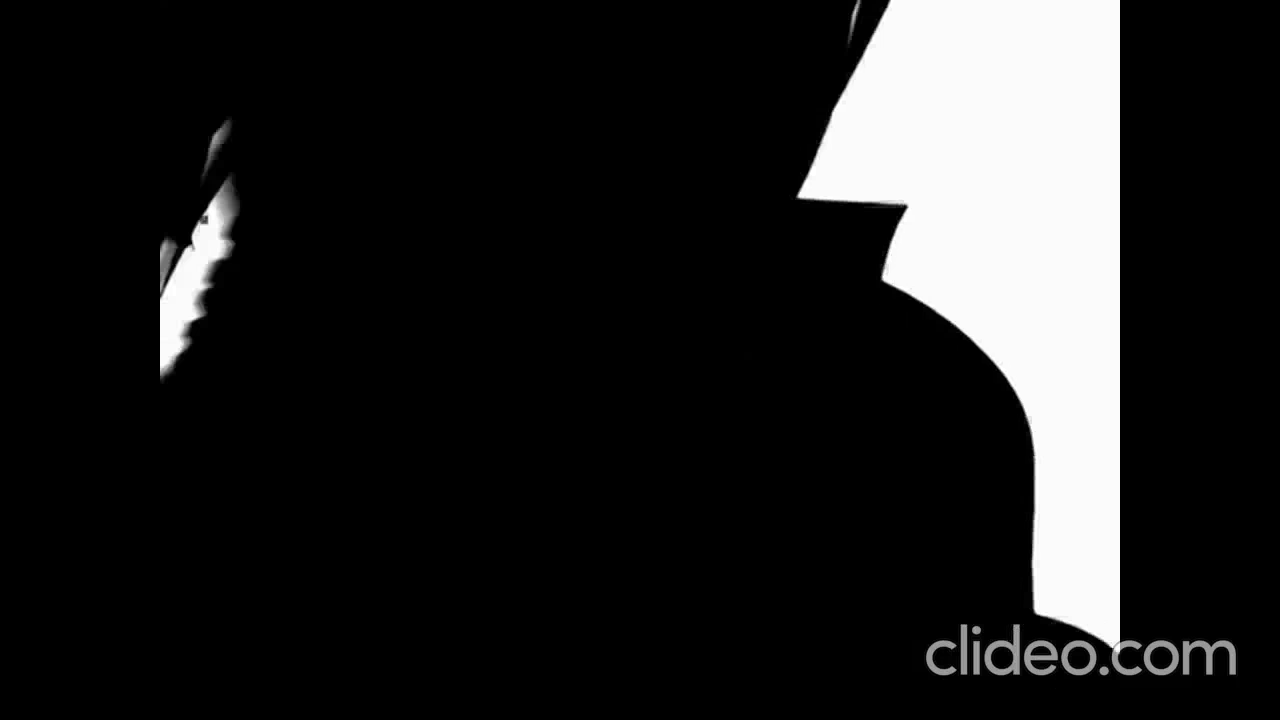
#> input picture frame 46 of 201_bad_apple/assets/bad_apple.mp4, 1280 x 720 px
$ python streamer.py
#> lines starting #> are read from the running program, lines starting #| are printed output that depends on the picture; after the words box and inside, x2 and y2 are one past the last pixel; in counts of white or black regions, pixels touching at a corner belong together
import cv2
import serial
import time
import numpy as np
import sys

# DONT FORGET TO SAY "THANKS, GEMINI"

# --- CONFIGURATION ---
VIDEO_PATH = "./assets/bad_apple.mp4"
COM_PORT = "/dev/ttyACM0"       # Change to ST-Link VCP port
BAUD_RATE = 1000000             # Max ~1'000'000 for my board, MUST match the baud rate you divide with in usart_dma.c
TARGET_FPS = 24.0

MAGIC_HEADER = bytes([0xBA, 0xDA, 0x55, 0xAA])
FRAME_INTERVAL = 1.0 / TARGET_FPS

# Pre-calculate bitwise powers for fast Numpy packing (LSB is top pixel)
POWERS_OF_2 = np.array([1, 2, 4, 8, 16, 32, 64, 128], dtype=np.uint8).reshape(8, 1)

def main():
    try:
        ser = serial.Serial(COM_PORT, BAUD_RATE, write_timeout=0)
    except Exception as e:
        print(f"Error opening {COM_PORT}: {e}")
        sys.exit(1)

    cap = cv2.VideoCapture(VIDEO_PATH)
    if not cap.isOpened():
        print(f"Error: Could not open {VIDEO_PATH}")
        sys.exit(1)

    print(f"Streaming at {TARGET_FPS} FPS over {COM_PORT} at {BAUD_RATE} baud...")

    seq = 0
    frames_sent = 0
    start_time = time.perf_counter()

    while True:
        ret, frame = cap.read()
#> frame is the input picture: shape (720, 1280, 3); min 0, max 255, mean 33.1
        if not ret:
            # Loop the video
            cap.set(cv2.CAP_PROP_POS_FRAMES, 0)
            continue

        # 1. Image Processing: Resize to 128x64 and convert to grayscale
        gray = cv2.cvtColor(cv2.resize(frame, (128, 64)), cv2.COLOR_BGR2GRAY)
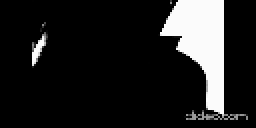
#> gray: shape (64, 128) (shown 2 times larger); min 0, max 255, mean 33.5

        # 2. Binarize (Threshold at 127) - Resulting array contains 0s and 1s
        _, bw = cv2.threshold(gray, 127, 1, cv2.THRESH_BINARY)
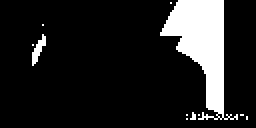
#> bw: shape (64, 128) (shown 2 times larger); values 0 (black) and 1 (white), 13.5% white; 11 white regions (9 under 20 px), largest, box (x1, y1, x2, y2) and area: (80, 0, 119, 60) 1038, (16, 17, 23, 33) 49

        # 3. Pack into OLED vertical addressing format using Numpy
        # Reshape to (8 pages, 8 rows/page, 128 cols)
        reshaped = bw.reshape(8, 8, 128)

        # Multiply by powers of 2 and sum along the column to compress 8 rows into 1 byte
        packed = (reshaped * POWERS_OF_2).sum(axis=1).astype(np.uint8)
        payload = packed.tobytes()

        # 4. Checksum calculation (Fast XOR using numpy)
        checksum = np.bitwise_xor.reduce(packed.ravel())
#> checksum = 227

        # 5. Assemble Protocol Frame
        packet = bytearray(MAGIC_HEADER)
        packet.append(seq)
        packet.extend(payload)
        packet.append(checksum)

        # 6. Blast to COM port
        ser.write(packet)
        seq = (seq + 1) % 256

        # 7. Precise pacing algorithm
        frames_sent += 1
        target_time = start_time + (frames_sent * FRAME_INTERVAL)

        # Release CPU briefly if we are far ahead
        while (time.perf_counter() < target_time - 0.002):
            time.sleep(0.001)

        # Spin-lock for the last ~2ms for absolute microsecond precision
        while time.perf_counter() < target_time:
            pass

if __name__ == "__main__":
    main()
